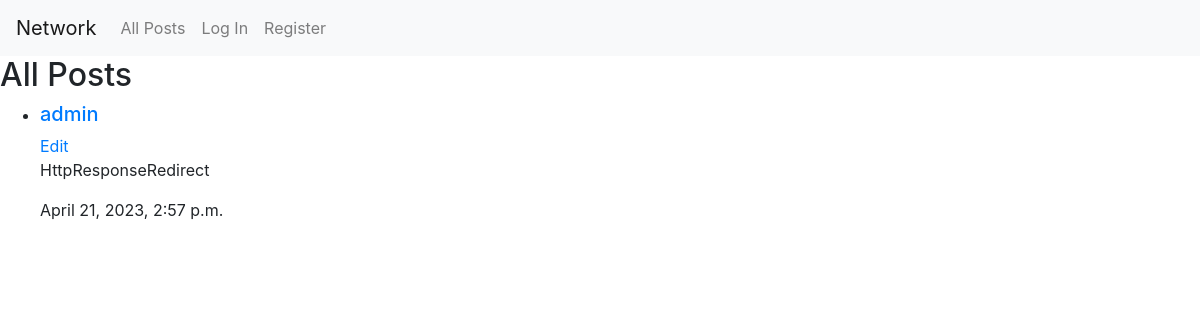
The app's page /, older data.
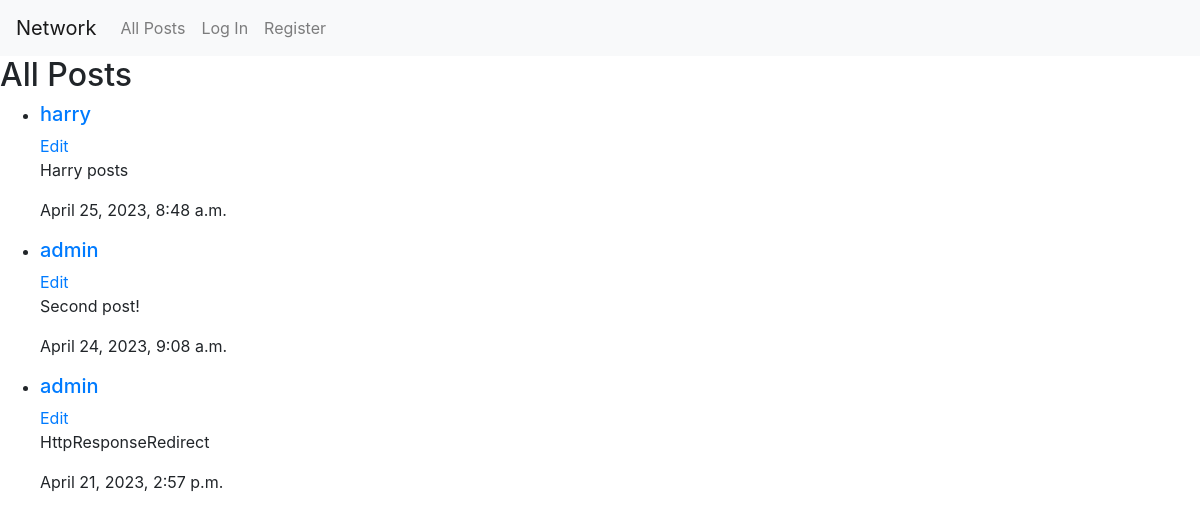
The same page, newer data.
### network/models.py (models this page shows, shortened)
class Post(models.Model):
    author = models.ForeignKey(User, on_delete=models.CASCADE, related_name="posts")
    content = models.CharField(max_length=150)
    date = models.DateTimeField(auto_now_add=True)

class User(AbstractUser):
    pass

### network/views.py (the view)
# urls.py: path("", views.index, name="index"),
def index(request):
    if request.method == "POST":
        form = PostForm(request.POST)
        if form.is_valid():
            new_post = form.save(commit=False)
            new_post.author = request.user
            new_post.save()
            return HttpResponseRedirect(reverse("index"))
    else:
        post_form = PostForm()
        posts = Post.objects.all().order_by("-date")
        return render(request, "network/index.html", {
            "posts": posts,
            "form": post_form
    })

### network/templates/network/index.html (shortened to what this page needs)
{% extends "network/layout.html" %}
{% block body %}
    <div class="AllPosts">
        <h2>All Posts</h2>
        <ul>
            {% for post in posts %}
                <li>
                    <h5><a href="{% url 'profile' user_id=post.author.id %}">{{ post.author }}</a></h5>
                    <div>
                        <a href="#">Edit</a>
                    </div>
                    <p>{{ post.content }}</p>
                    <p>{{ post.date }}</p>
                </li>
            {% empty %}
                <p>There are no posts yet!</p>
            {% endfor %}
        </ul>
    </div>
{% endblock %}

Row changes from the older to the newer data that the page shows:
added Post: author "harry", content "Harry posts", date "April 25, 2023, 8:48 a.m."
added Post: author "admin", content "Second post!", date "April 24, 2023, 9:08 a.m."
